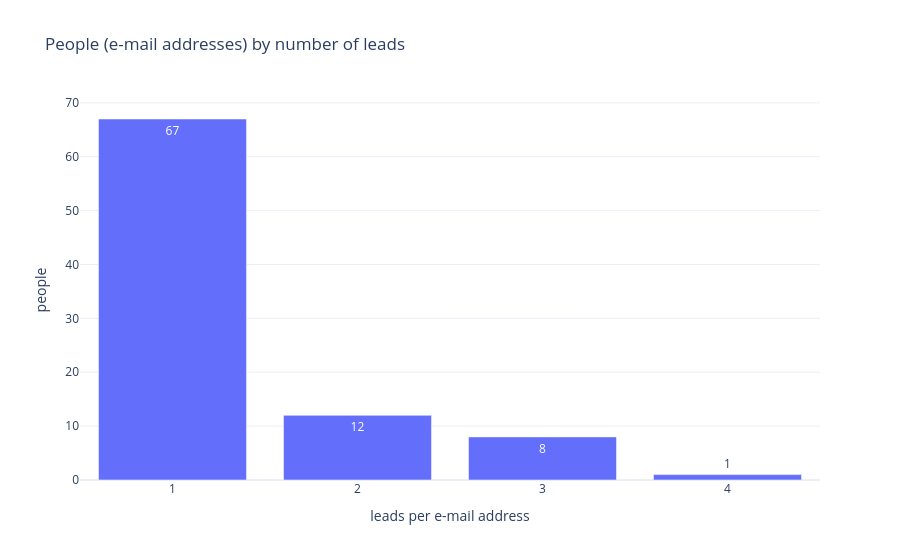

Notebook cell for this chart:
### Markdown cell above
### The same person with several leads

### Code cell
people = (
    leads_unique.groupby("email")["lead_id"]
    .nunique()
    .value_counts()
    .sort_index()
    .rename_axis("n_leads")
    .rename("people")
    .reset_index()
)

fig = px.bar(
    people,
    x="n_leads",
    y="people",
    text_auto=True,
    title="People (e-mail addresses) by number of leads",
)
fig.update_xaxes(dtick=1, title="leads per e-mail address")
fig.show()

### Figure 1 — Plotly figure (JSON) as saved in the notebook; plotly's stock layout.template omitted (floating-point values rounded to 4 significant figures)
{"data": [{"hovertemplate": "n_leads=%{x}<br>people=%{y}<extra></extra>", "legendgroup": "", "marker": {"color": "#636efa", "pattern": {"shape": ""}}, "name": "", "orientation": "v", "showlegend": false, "textposition": "auto", "texttemplate": "%{y}", "type": "bar", "x": [1, 2, 3, 4], "xaxis": "x", "y": [67, 12, 8, 1], "yaxis": "y"}], "layout": {"barmode": "relative", "legend": {"tracegroupgap": 0}, "title": {"text": "People (e-mail addresses) by number of leads"}, "xaxis": {"anchor": "y", "domain": [0.0, 1.0], "dtick": 1, "title": {"text": "leads per e-mail address"}}, "yaxis": {"anchor": "x", "domain": [0.0, 1.0], "title": {"text": "people"}}}}
